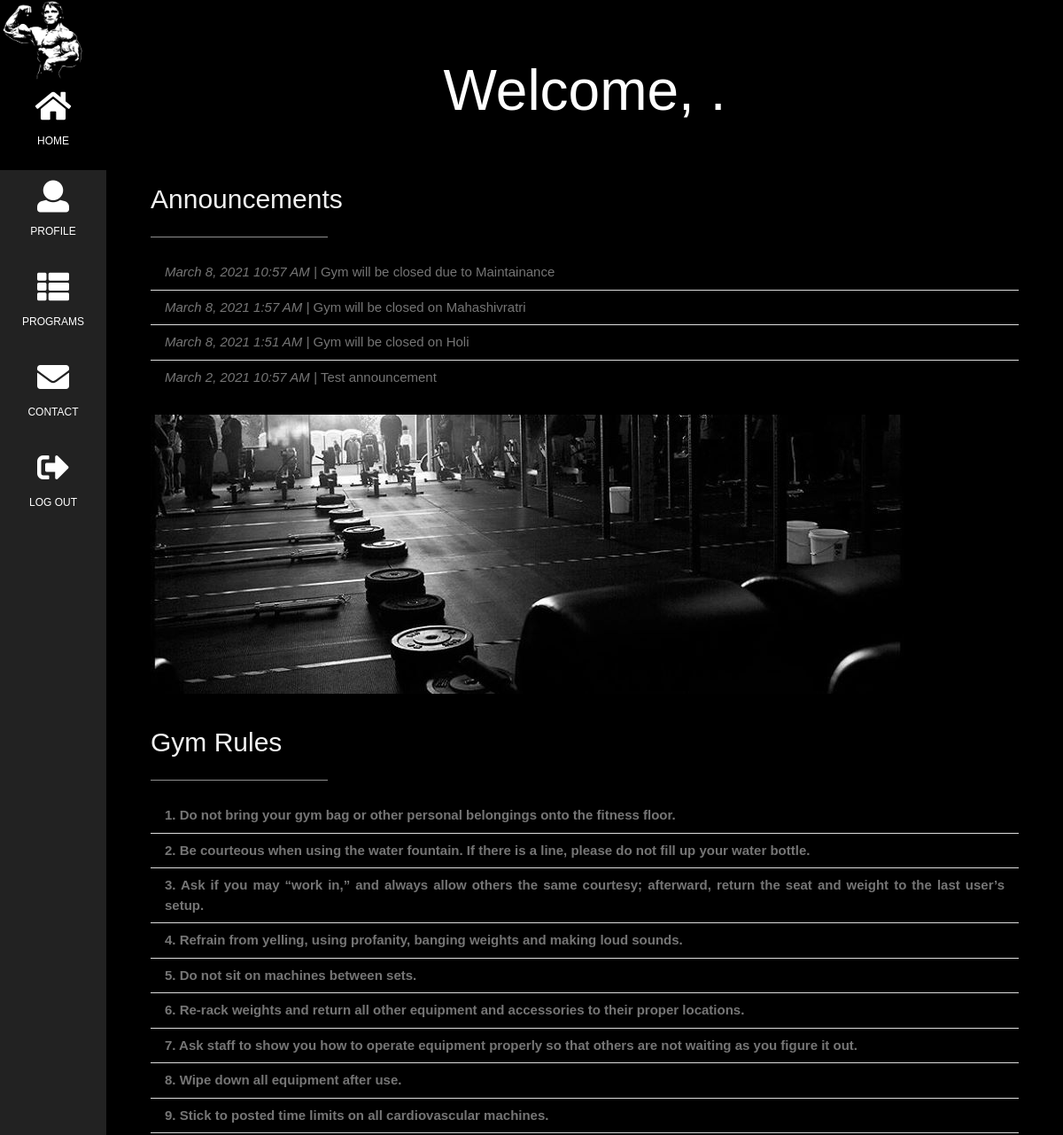
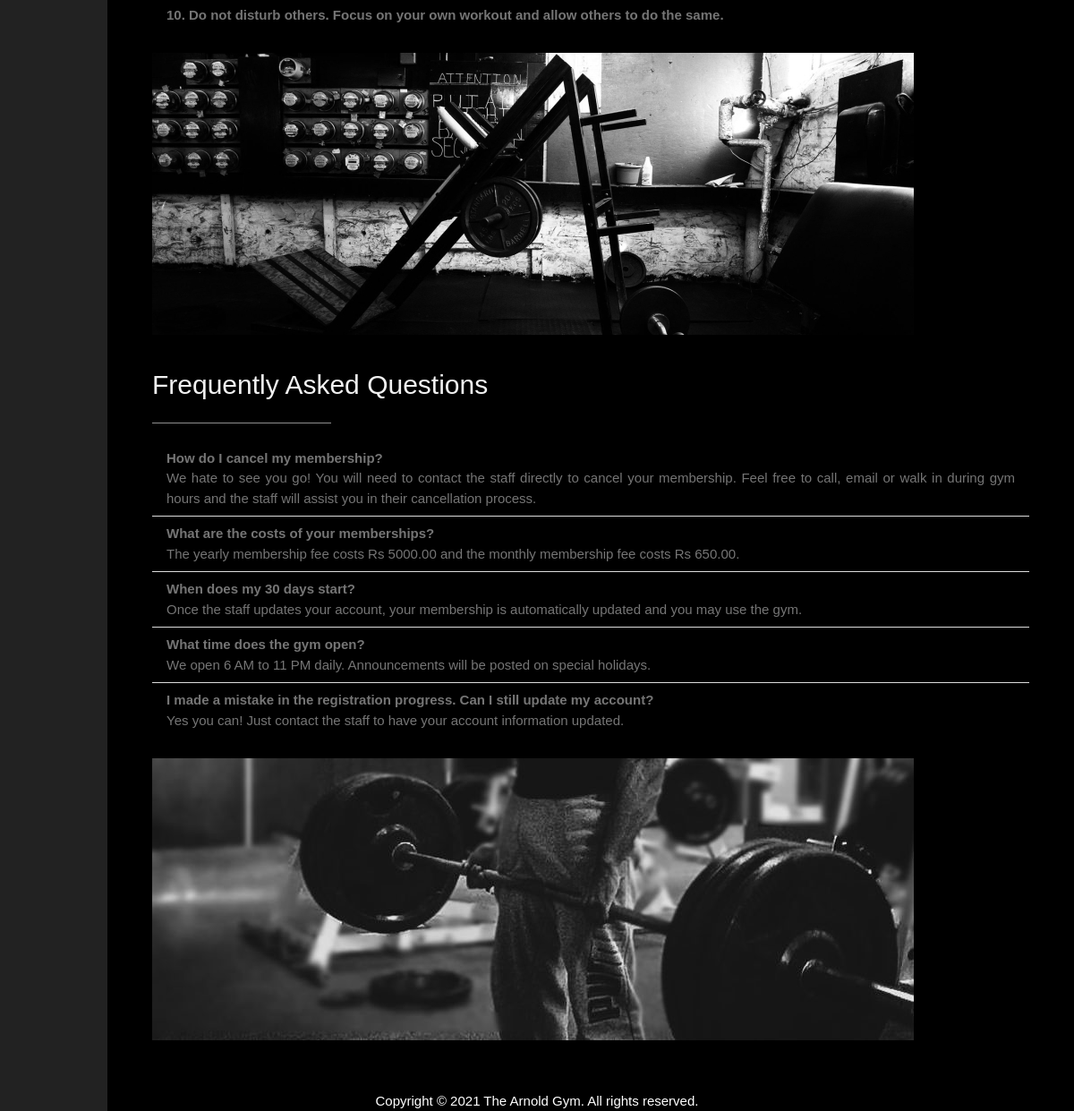
The app's page /home.php with its own data (2 pictures, top to bottom).
### tables this page shows
CREATE TABLE `home` (
  `home_id` int(11) NOT NULL,
  `home_announcement` text NOT NULL,
  `home_announcement_datetime` datetime NOT NULL
);

### home.php (the view, shortened to what this page needs)
<?php
   require("connect.php");
   ?>
    <html>
    <head>
        <link href="css/w3.css" rel="stylesheet">
        <link href="fonts/Montserrat-Regular.otf" rel="stylesheet">
        <link href="css/fontawesome-all.min.css" rel="stylesheet">
    </head>
    <body class="w3-black">
        <nav class="w3-sidebar w3-bar-block w3-small w3-center">
            <img style="width:100%" src="images/ArnoldGym.jpg">
            <a class="w3-bar-item w3-button w3-padding-large w3-black" href="home.php">
                <i class="fa fa-home w3-xxlarge"></i>
                <p>HOME</p>
            </a>
            <a class="w3-bar-item w3-button w3-padding-large w3-hover-black" href="user.php">
                <i class="fa fa-user w3-xxlarge"></i>
                <p>PROFILE</p>
            </a>
            <a class="w3-bar-item w3-button w3-padding-large w3-hover-black" href="program.php">
                <i class="fa fa-th-list w3-xxlarge"></i>
                <p>PROGRAMS</p>
            </a>
            <a class="w3-bar-item w3-button w3-padding-large w3-hover-black" href="contact.php">
                <i class="fa fa-envelope w3-xxlarge"></i>
                <p>CONTACT</p>
            </a>
            <a class="w3-bar-item w3-button w3-padding-large w3-hover-black" onclick="document.getElementById('logout').style.display='block';">
                <i class="fa fa-sign-out-alt w3-xxlarge"></i>
                <p>LOG OUT</p>
            </a>
        </nav>
        <div class="w3-padding-large" id="main">
            <header class="w3-container w3-padding-32 w3-center w3-black">
                <h1 class="w3-jumbo">Welcome, <?php echo($name) ?>.</h1>
            </header>
            <div class="w3-content w3-justify w3-text-grey" id="about">
                <h2 class="w3-text-light-grey">Announcements</h2>
                <hr class="w3-opacity" style="width:200px">
                <ul class="w3-ul">
                    <?php
                  $sql = "SELECT * FROM home ORDER BY home_announcement_datetime DESC LIMIT 5";
                  $return = mysqli_query($conn, $sql);
                  while($row = mysqli_fetch_assoc($return)){
                      echo("<li><i>".date('F j, Y g:i A',strtotime($row['home_announcement_datetime']))." | </i>".$row['home_announcement']."</li>");
                  }
                      ?>
                </ul>
                <br>
                <img src='images/slide1.jpg'>
            </div>
            <br>
            <div class="w3-content w3-justify w3-text-grey">
                <h2 class="w3-text-light-grey">Gym Rules</h2>
                <hr class="w3-opacity" style="width:200px">
                <ul class="w3-ul">
                    <li><strong>1. Do not bring your gym bag or other personal belongings onto the fitness floor.</strong></li>
                    <li><strong>2. Be courteous when using the water fountain. If there is a line, please do not fill up your water bottle.</strong></li>
                    <li><strong>3. Ask if you may “work in,” and always allow others the same courtesy; afterward, return the seat and weight to the last user’s setup.</strong></li>
                    <li><strong>4. Refrain from yelling, using profanity, banging weights and making loud sounds.</strong></li>
                    <li><strong>5. Do not sit on machines between sets.</strong></li>
                    <li><strong>6. Re-rack weights and return all other equipment and accessories to their proper locations.</strong></li>
                    <li><strong>7. Ask staff to show you how to operate equipment properly so that others are not waiting as you figure it out.</strong></li>
                    <li><strong>8. Wipe down all equipment after use.</strong></li>
                    <li><strong>9. Stick to posted time limits on all cardiovascular machines.</strong></li>
                    <li><strong>10. Do not disturb others. Focus on your own workout and allow others to do the same.</strong></li>
                </ul>
                <br>
                <img src='images/slide2.jpg'>
            </div>
            <br>
            <div class="w3-content w3-justify w3-text-grey">
                <h2 class="w3-text-light-grey">Frequently Asked Questions</h2>
                <hr class="w3-opacity" style="width:200px">
                <ul class="w3-ul">
                    <li><strong>How do I cancel my membership?</strong>
                        <br>We hate to see you go! You will need to contact the staff directly to cancel your membership. Feel free to call, email or walk in during gym hours and the staff will assist you in their cancellation process. </li>
                    <li><strong>What are the costs of your memberships?</strong>
                        <br>The yearly membership fee costs Rs 5000.00 and the monthly membership fee costs Rs 650.00.</li>
                    <li><strong>When does my 30 days start?</strong>
                        <br>Once the staff updates your account, your membership is automatically updated and you may use the gym.</li>
                    <li><strong>What time does the gym open?</strong>
                        <br>We open 6 AM to 11 PM daily. Announcements will be posted on special holidays.</li>
                    <li><strong>I made a mistake in the registration progress. Can I still update my account?</strong>
                        <br>Yes you can! Just contact the staff to have your account information updated.</li>
                </ul>
                <br>
                <img src='images/slide3.jpg'>
            </div>
            <br>
        </div>
        <br>
        <footer class="w3-center"> Copyright © 2021 The Arnold Gym. All rights reserved.</footer>
    </body>
    </html>

### css/w3.css (style rules this page uses)
*,*:before,*:after { box-sizing:inherit }
html { -ms-text-size-adjust:100%;-webkit-text-size-adjust:100% }
body { margin:0 }
article,aside,details,figcaption,figure,footer,header,main,menu,nav,section,summary { display:block }
a { background-color:transparent;-webkit-text-decoration-skip:objects }
img { border-style:none }
hr { box-sizing:content-box;height:0;overflow:visible }
html,body { font-family:Verdana,sans-serif;font-size:15px;line-height:1.5 }
html { overflow-x:hidden }
h1 { font-size:36px }
h2 { font-size:30px }
h1,h2,h3,h4,h5,h6 { font-family:"Segoe UI",Arial,sans-serif;font-weight:400;margin:10px 0 }
hr { border:0;border-top:1px solid #eee;margin:20px 0 }
img { vertical-align:middle }
a { color:inherit }
.w3-btn,.w3-button { border:none;display:inline-block;padding:8px 16px;vertical-align:middle;overflow:hidden;text-decoration:none;color:inherit;background-color:inherit;text-align:center;cursor:pointer;white-space:nowrap }
.w3-btn,.w3-button { -webkit-touch-callout:none;-webkit-user-select:none;-khtml-user-select:none;-moz-user-select:none;-ms-user-select:none;user-select:none }
.w3-ul { list-style-type:none;padding:0;margin:0 }
.w3-ul li { padding:8px 16px;border-bottom:1px solid #ddd }
.w3-ul li:last-child { border-bottom:none }
.w3-sidebar { height:100%;width:200px;background-color:#fff;position:fixed!important;z-index:1;overflow:auto }
.w3-main,#main { transition:margin-left .4s }
.w3-bar-block .w3-bar-item { width:100%;display:block;padding:8px 16px;text-align:left;border:none;white-space:normal;float:none }
.w3-bar-block.w3-center .w3-bar-item { text-align:center }
.w3-container:after,.w3-container:before,.w3-panel:after,.w3-panel:before,.w3-row:after,.w3-row:before,.w3-row-padding:after,.w3-row-padding:before, .w3-cell-row:before,.w3-cell-row:after,.w3-clear:after,.w3-clear:before,.w3-bar:before,.w3-bar:after { content:"";display:table;clear:both }
.w3-content { max-width:980px;margin:auto }
.w3-container,.w3-panel { padding:0.01em 16px }
.w3-opacity,.w3-hover-opacity:hover { opacity:0.60 }
.w3-small { font-size:12px!important }
.w3-xxlarge { font-size:36px!important }
.w3-jumbo { font-size:64px!important }
.w3-justify { text-align:justify!important }
.w3-center { text-align:center!important }
.w3-padding-large { padding:12px 24px!important }
.w3-padding-32 { padding-top:32px!important;padding-bottom:32px!important }
.w3-black,.w3-hover-black:hover { color:#fff!important;background-color:#000!important }
.w3-text-grey,.w3-hover-text-grey:hover,.w3-text-gray,.w3-hover-text-gray:hover { color:#757575!important }
.w3-text-light-grey,.w3-hover-text-light-grey:hover,.w3-text-light-gray,.w3-hover-text-light-gray:hover { color:#f1f1f1!important }

### home.php (style rules this page uses)
body, h1, h2, h3, h4, h5, h6 { font-family: "Montserrat", sans-serif }
.w3-sidebar { width: 120px; background: #222; }
#main { margin-left: 120px }

### records on screen
home: home_announcement_datetime "March 8, 2021 10:57 AM", home_announcement "Gym will be closed due to Maintainance"
home: home_announcement_datetime "March 8, 2021 1:57 AM", home_announcement "Gym will be closed on Mahashivratri"
home: home_announcement_datetime "March 8, 2021 1:51 AM", home_announcement "Gym will be closed on Holi"
home: home_announcement_datetime "March 2, 2021 10:57 AM", home_announcement "Test announcement"
